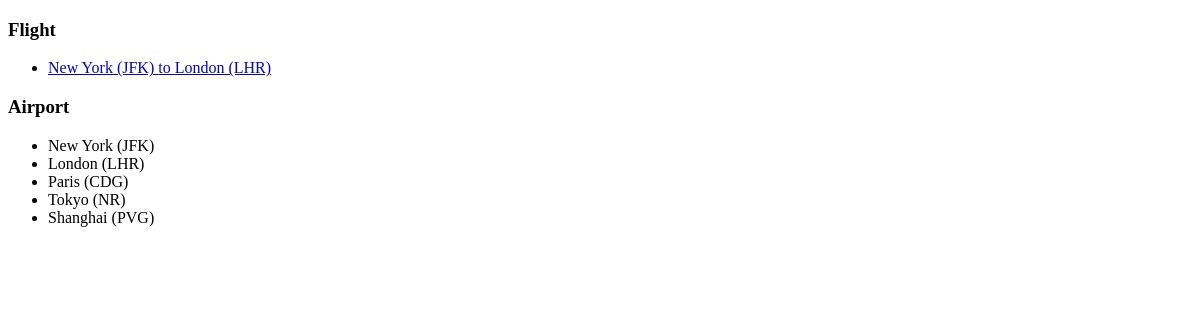
The app's page /flight/, older data.
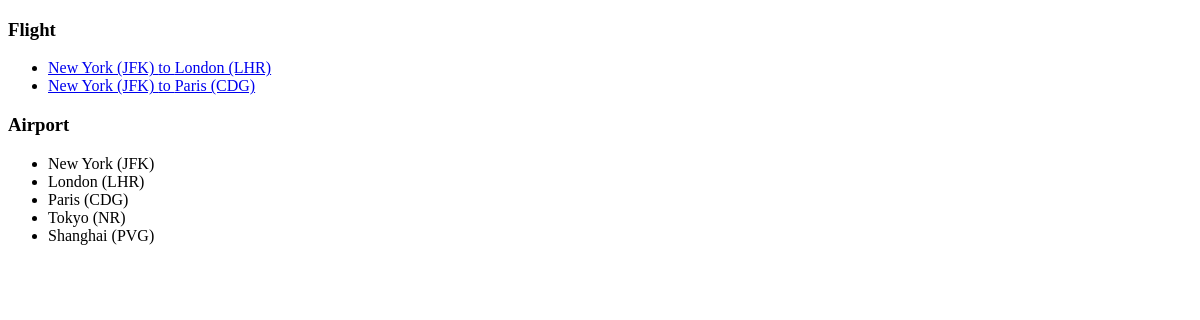
The same page, newer data.
### flight/models.py (models this page shows, shortened)
class Flight(models.Model):
    origin = models.ForeignKey(Airport, on_delete=models.CASCADE, related_name="departures")
    destination = models.ForeignKey(Airport, on_delete=models.CASCADE, related_name="arrivals")
    duration = models.IntegerField()

class Airport(models.Model):
    code = models.CharField(max_length=10)
    city = models.CharField(max_length=10)
    def __str__(self):
        return f"{self.city} ({self.code})"

### flight/views.py (the view)
# urls.py: path("", views.index, name="index"),
def index(request):
    return render(request, "flight/index.html", {
        "flights": models.Flight.objects.all(),
        "airports": models.Airport.objects.all()
    })

### flight/templates/flight/index.html (shortened to what this page needs)
<!DOCTYPE html>
<html lang="en">
<head>
</head>
<body>
    <h3>Flight</h3>
    <ul>
        {% for flight in flights %}
            <li> <a href="{% url 'flights' flight_id=flight.id %}">{{flight.origin}} to {{flight.destination}} </a> </li>
        {% endfor %}
    </ul>
    <h3>Airport</h3>
    <ul>
        {% for airport in airports %}
            <li>{{airport.city}} ({{airport.code}})</li>
        {% endfor %}
    </ul>
</body>
</html>

Row changes from the older to the newer data that the page shows:
added Flight: origin "New York (JFK)", destination "Paris (CDG)"
